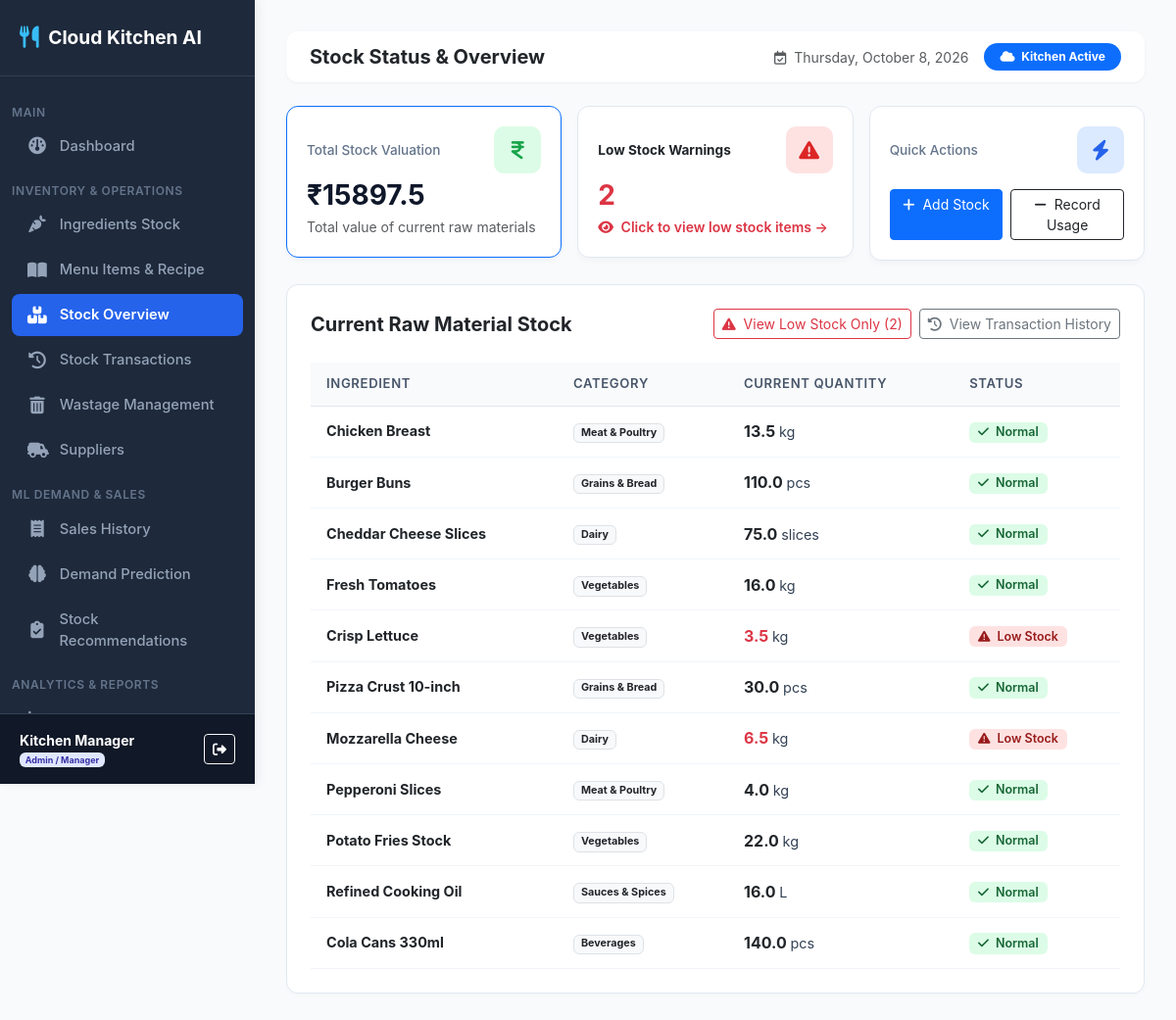
The page /inventory/ (signed in) on the database as committed earlier.
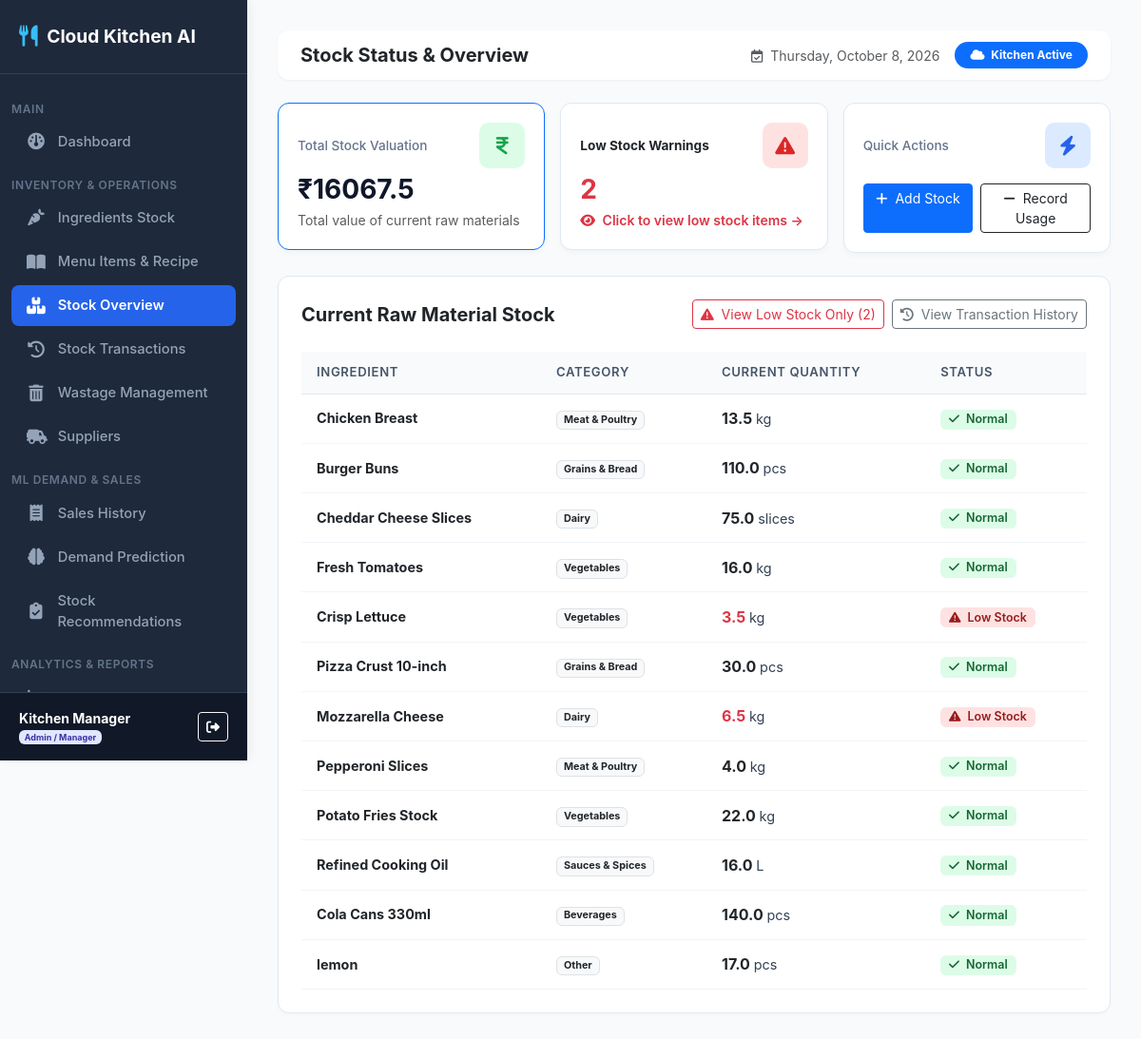
The same page on the database as committed later.
### inventory_predictor/models.py (models this page shows, shortened)
class Ingredient(models.Model):
    CATEGORY_CHOICES = (
        ('Vegetables', 'Vegetables'),
        ('Dairy', 'Dairy'),
        ('Meat & Poultry', 'Meat & Poultry'),
        ('Grains & Bread', 'Grains & Bread'),
        ('Sauces & Spices', 'Sauces & Spices'),
        ('Beverages', 'Beverages'),
        ('Packaging', 'Packaging'),
        ('Other', 'Other'),
    )
    name = models.CharField(max_length=100, unique=True)
    category = models.CharField(max_length=50, choices=CATEGORY_CHOICES, default='Vegetables')
    unit = models.CharField(max_length=20, help_text="e.g. kg, g, L, ml, pcs, slices")
    current_quantity = models.FloatField(default=0.0)
    min_stock_level = models.FloatField(default=10.0)
    max_stock_level = models.FloatField(default=100.0)
    unit_cost = models.DecimalField(max_digits=10, decimal_places=2, default=0.00)
    supplier = models.ForeignKey(Supplier, on_delete=models.SET_NULL, null=True, blank=True, related_name='ingredients')
    expiry_date = models.DateField(null=True, blank=True)
    created_at = models.DateTimeField(auto_now_add=True)
    @property
    def is_low_stock(self):
        return self.current_quantity <= self.min_stock_level
    @property
    def total_value(self):
        return round(float(self.current_quantity) * float(self.unit_cost), 2)

### inventory_predictor/views.py (the view)
# urls.py: path('inventory/', views.inventory_status, name='inventory_status'),
@login_required
def inventory_status(request):
    ingredients = Ingredient.objects.select_related('supplier').all()
    status_filter = request.GET.get('status', '').strip()
    total_stock_value = sum(i.total_value for i in ingredients)
    low_stock_count = sum(1 for i in ingredients if i.is_low_stock)
    ingredients_list = list(ingredients)
    if status_filter == 'low_stock':
        ingredients_list = [i for i in ingredients_list if i.is_low_stock]
    elif status_filter == 'normal':
        ingredients_list = [i for i in ingredients_list if not i.is_low_stock]
    context = {
        'ingredients': ingredients_list,
        'total_stock_value': round(total_stock_value, 2),
        'low_stock_count': low_stock_count,
        'status_filter': status_filter,
        'is_admin': role_check_admin(request.user)
    }
    return render(request, 'inventory_predictor/inventory/status.html', context)

### inventory_predictor/views.py (called while the page is built)
def role_check_admin(user):
    if not user.is_authenticated:
        return False
    try:
        return user.is_superuser or user.profile.role == 'ADMIN'
    except Exception:
        return user.is_superuser

### inventory_predictor/templates/inventory_predictor/inventory/status.html (shortened to what the changed rows need)
{% extends 'inventory_predictor/base.html' %}
{% block content %}
<div class="row g-3 mb-4">
    <div class="col-12 col-md-4">
        <a href="{% url 'inventory_status' %}" class="text-decoration-none">
            <div class="stat-card stat-card-clickable {% if not status_filter %}border-primary{% endif %}">
                <div class="d-flex align-items-center justify-content-between">
                    <span class="stat-label">Total Stock Valuation</span>
                    <div class="stat-icon icon-green"><i class="fa-solid fa-indian-rupee-sign"></i></div>
                </div>
                <div class="stat-value">₹{{ total_stock_value }}</div>
                <div class="text-muted small mt-1">Total value of current raw materials</div>
            </div>
        </a>
    </div>
</div>
<div class="card-box">
    <div class="table-responsive">
        <table class="custom-table">
            <thead>
                <tr>
                    <th>Ingredient</th>
                    <th>Category</th>
                    <th>Current Quantity</th>
                    <th>Status</th>
                </tr>
            </thead>
            <tbody>
                {% for ing in ingredients %}
                <tr>
                    <td class="fw-bold text-dark">{{ ing.name }}</td>
                    <td><span class="badge bg-light text-dark border">{{ ing.category }}</span></td>
                    <td>
                        <span class="fs-6 fw-bold {% if ing.is_low_stock %}text-danger{% else %}text-dark{% endif %}">
                            {{ ing.current_quantity }}
                        </span> {{ ing.unit }}
                    </td>
                    <td>
                        {% if ing.is_low_stock %}
                            <span class="badge badge-status badge-low-stock"><i class="fa-solid fa-triangle-exclamation me-1"></i> Low Stock</span>
                        {% else %}
                            <span class="badge badge-status badge-ok"><i class="fa-solid fa-check me-1"></i> Normal</span>
                        {% endif %}
                    </td>
                </tr>
                {% endfor %}
            </tbody>
        </table>
    </div>
</div>
{% endblock %}

Rows that differ between the two databases and show on the page:
added Ingredient: name "lemon", category "Other", current_quantity "17.0", unit "pcs", min_stock_level 10 (drawn)
Other text that changed with them:
{{ total_stock_value }}: "15897.5" → "16067.5"
